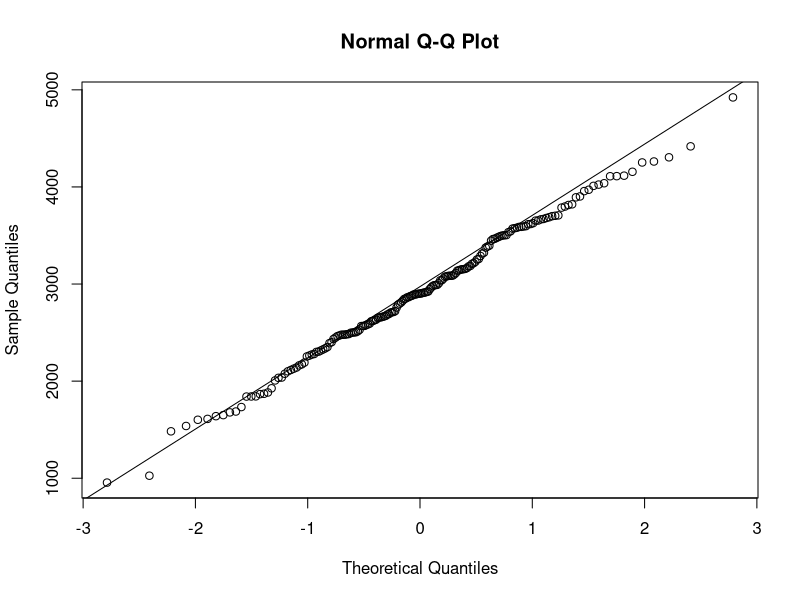
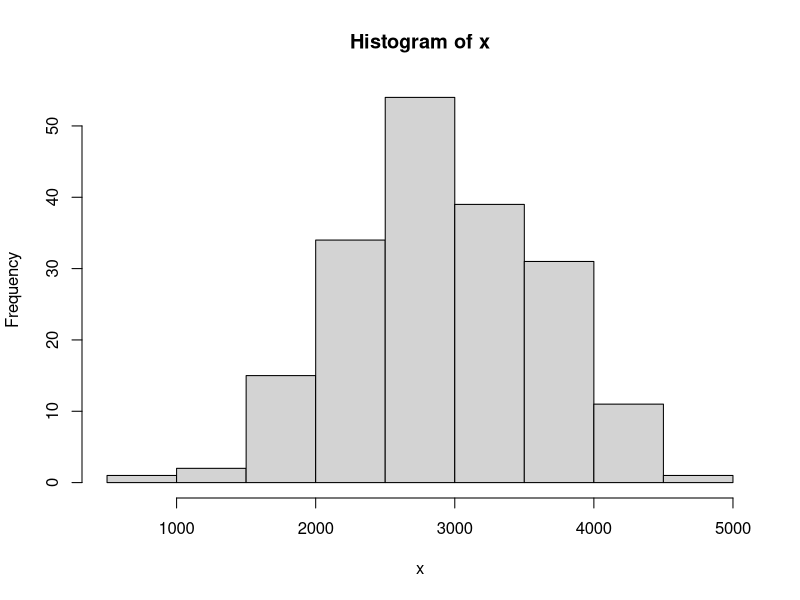

Recreate these plots in R, in order.
data = read.table('data/birthweight.txt',header=TRUE)
x = data$birthweight

# significance level alpha
alpha = 0.05

##### EXERCISE 1A
# check normality
qqnorm(x); qqline(x)
hist(x)
shapiro.test(x)

mean = mean(x); mean
sd = sd(x); sd
n = length(x); n
# 96% bounded ci 
ci = c((mean - qt(0.98,n-1)*(sd/sqrt(n))), (mean + qt(0.98,n-1)*(sd/sqrt(n)))); ci

# length of sample size, s.t. E = 50
# show that qnorm(0.98)*(sd/sqrt(n)) =< 50

# n must be larger or equal to min_n
min_n = ((qnorm(0.98)^2)*(sd^2))/(50^2); min_n

# 96% bootstrap ci
B = 10000
Tstar = numeric(B);
for (i in 1:B){
  Xstar = sample(x,replace=TRUE)
  Tstar[i] = mean(Xstar)
}
Tstar20 = quantile(Tstar,0.020)[[1]]
Tstar980 = quantile(Tstar,0.980)[[1]]
bootstrapci = c(2*mean-Tstar980,2*mean-Tstar20); bootstrapci

# comparison ci vs bootstrap ci
lenci = ci[2]-ci[1]
lenbsci = bootstrapci[2]-bootstrapci[1]
lenbsci<lenci #smaller ci, so more accurate



##### EXERCISE 1B

# perform one sided t test
t.test(x,mu=2800,alt="g")

# meaning of CI: a confidence interval for the mean appropriate to the specified alternative hypothesis. TO DO

# proposed sign test: T = #(x>2800)
nT = length(x[x>2800]);

pttest = t.test(x,mu=2800,alt="g")[[3]]
psign = binom.test(nT,n,p=0.5)[[3]]

# not rejected!!
# compare -> should we simulate? or is one enough
pttest<psign

##### EXERCISE 1C

# WORDT NOG GEFIXT
psign_val = numeric(B)
pttest_val = numeric(B)

B = 50
stepsize = 7
start = 2500
end = 3200

seq1 = seq(start,end,length.out=(stepsize)); 
frac = numeric(stepsize)
count = 1
for (mu_1 in seq1){
  for (i in 1:B) {
    x1 = rnorm(n,mean=mu_1,sd=sd)
    pttest_val[i]=t.test(x1,mu=2800,alt="g")[[3]]; 
    psign_val[i]=binom.test(sum(x1>2800),n,p=0.5)[[3]]; 
  }
  fracsign = sum(psign_val<0.05)/B
  fracttest = sum(pttest_val<0.05)/B
  print(fracsign)
  print(fracttest)
  frac[count] = fracsign/fracttest
  count + 1
}
frac



# 
# better performance for ttest than for sign test: 0.993 vs. 0.873. Why is this?

##### EXERCISE 1D

# estimate of p
p = length(x[x<2600])/n; p
B = (sqrt((p*(1-p))/n)); B
z = (p - 0.25) / B; z 
ci_p = c(0.25,(p+B*z)); ci_p

# suggests alpha/2 = 0.01, so alpha = 0.02
alpha = (pnorm(-z))*2; 1-alpha


##### EXERCISE 1E

# we test proportions
# test for normality!! or just say we assume normality, so we can use this test

male = 34 + 61
female = 28 + 65

prop.test(c(34,28),c(male,female))

